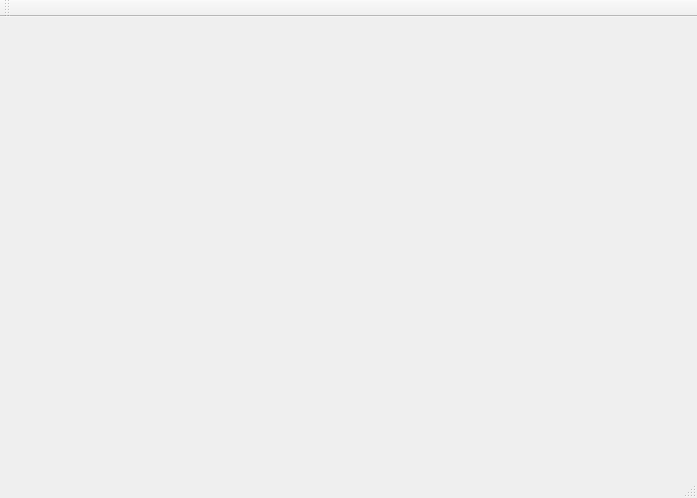
<?xml version="1.0" encoding="UTF-8"?>
<ui version="4.0">
 <class>WindowClass</class>
 <widget class="QMainWindow" name="WindowClass">
  <property name="geometry">
   <rect>
    <x>0</x>
    <y>0</y>
    <width>697</width>
    <height>498</height>
   </rect>
  </property>
  <property name="windowTitle">
   <string>MainWindow</string>
  </property>
  <widget class="QWidget" name="centralwidget"/>
  <widget class="QMenuBar" name="menubar">
   <property name="geometry">
    <rect>
     <x>0</x>
     <y>0</y>
     <width>697</width>
     <height>25</height>
    </rect>
   </property>
  </widget>
  <widget class="QStatusBar" name="statusbar"/>
  <widget class="QToolBar" name="toolBar">
   <property name="windowTitle">
    <string>toolBar</string>
   </property>
   <attribute name="toolBarArea">
    <enum>TopToolBarArea</enum>
   </attribute>
   <attribute name="toolBarBreak">
    <bool>false</bool>
   </attribute>
  </widget>
 </widget>
 <resources/>
 <connections/>
</ui>
